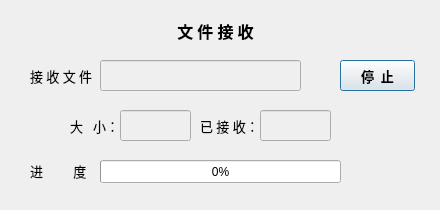
<?xml version="1.0" encoding="UTF-8"?>
<ui version="4.0">
 <class>FileCntDlg</class>
 <widget class="QDialog" name="FileCntDlg">
  <property name="geometry">
   <rect>
    <x>0</x>
    <y>0</y>
    <width>440</width>
    <height>210</height>
   </rect>
  </property>
  <property name="windowTitle">
   <string>接 收 文 件</string>
  </property>
  <widget class="QProgressBar" name="recvProgressBar">
   <property name="geometry">
    <rect>
     <x>100</x>
     <y>160</y>
     <width>241</width>
     <height>23</height>
    </rect>
   </property>
   <property name="value">
    <number>0</number>
   </property>
  </widget>
  <widget class="QPushButton" name="cntClosePushButton">
   <property name="geometry">
    <rect>
     <x>340</x>
     <y>60</y>
     <width>75</width>
     <height>31</height>
    </rect>
   </property>
   <property name="font">
    <font>
     <family>微软雅黑</family>
     <pointsize>10</pointsize>
     <weight>75</weight>
     <bold>true</bold>
    </font>
   </property>
   <property name="text">
    <string>停  止</string>
   </property>
  </widget>
  <widget class="QLabel" name="label">
   <property name="geometry">
    <rect>
     <x>170</x>
     <y>15</y>
     <width>91</width>
     <height>31</height>
    </rect>
   </property>
   <property name="font">
    <font>
     <family>微软雅黑</family>
     <pointsize>12</pointsize>
     <weight>75</weight>
     <bold>true</bold>
    </font>
   </property>
   <property name="text">
    <string>文 件 接 收</string>
   </property>
   <property name="alignment">
    <set>Qt::AlignCenter</set>
   </property>
  </widget>
  <widget class="QLabel" name="label_2">
   <property name="geometry">
    <rect>
     <x>30</x>
     <y>60</y>
     <width>71</width>
     <height>31</height>
    </rect>
   </property>
   <property name="font">
    <font>
     <family>微软雅黑</family>
     <pointsize>10</pointsize>
    </font>
   </property>
   <property name="text">
    <string>接 收 文 件</string>
   </property>
  </widget>
  <widget class="QLineEdit" name="rfileNameLineEdit">
   <property name="enabled">
    <bool>false</bool>
   </property>
   <property name="geometry">
    <rect>
     <x>100</x>
     <y>60</y>
     <width>201</width>
     <height>31</height>
    </rect>
   </property>
   <property name="font">
    <font>
     <family>微软雅黑</family>
     <pointsize>10</pointsize>
    </font>
   </property>
   <property name="alignment">
    <set>Qt::AlignCenter</set>
   </property>
   <property name="readOnly">
    <bool>true</bool>
   </property>
  </widget>
  <widget class="QLabel" name="label_3">
   <property name="geometry">
    <rect>
     <x>70</x>
     <y>110</y>
     <width>51</width>
     <height>31</height>
    </rect>
   </property>
   <property name="font">
    <font>
     <family>微软雅黑</family>
     <pointsize>10</pointsize>
    </font>
   </property>
   <property name="text">
    <string>大   小：</string>
   </property>
  </widget>
  <widget class="QLabel" name="label_4">
   <property name="geometry">
    <rect>
     <x>200</x>
     <y>110</y>
     <width>61</width>
     <height>31</height>
    </rect>
   </property>
   <property name="font">
    <font>
     <family>微软雅黑</family>
     <pointsize>10</pointsize>
    </font>
   </property>
   <property name="text">
    <string>已 接 收：</string>
   </property>
  </widget>
  <widget class="QLineEdit" name="rfileSizeLineEdit">
   <property name="enabled">
    <bool>false</bool>
   </property>
   <property name="geometry">
    <rect>
     <x>120</x>
     <y>110</y>
     <width>71</width>
     <height>31</height>
    </rect>
   </property>
   <property name="font">
    <font>
     <family>微软雅黑</family>
     <pointsize>10</pointsize>
    </font>
   </property>
   <property name="text">
    <string/>
   </property>
   <property name="alignment">
    <set>Qt::AlignCenter</set>
   </property>
   <property name="readOnly">
    <bool>true</bool>
   </property>
  </widget>
  <widget class="QLineEdit" name="recvSizeLineEdit">
   <property name="enabled">
    <bool>false</bool>
   </property>
   <property name="geometry">
    <rect>
     <x>260</x>
     <y>110</y>
     <width>71</width>
     <height>31</height>
    </rect>
   </property>
   <property name="font">
    <font>
     <family>微软雅黑</family>
     <pointsize>10</pointsize>
    </font>
   </property>
   <property name="text">
    <string/>
   </property>
   <property name="alignment">
    <set>Qt::AlignCenter</set>
   </property>
   <property name="readOnly">
    <bool>true</bool>
   </property>
  </widget>
  <widget class="QLabel" name="label_5">
   <property name="geometry">
    <rect>
     <x>30</x>
     <y>160</y>
     <width>71</width>
     <height>21</height>
    </rect>
   </property>
   <property name="font">
    <font>
     <family>微软雅黑</family>
     <pointsize>10</pointsize>
    </font>
   </property>
   <property name="text">
    <string>进         度</string>
   </property>
  </widget>
  <widget class="QLabel" name="rateLabel">
   <property name="geometry">
    <rect>
     <x>340</x>
     <y>160</y>
     <width>91</width>
     <height>21</height>
    </rect>
   </property>
   <property name="font">
    <font>
     <family>微软雅黑</family>
     <pointsize>10</pointsize>
    </font>
   </property>
   <property name="text">
    <string/>
   </property>
   <property name="alignment">
    <set>Qt::AlignLeading|Qt::AlignLeft|Qt::AlignVCenter</set>
   </property>
  </widget>
 </widget>
 <resources/>
 <connections/>
</ui>
